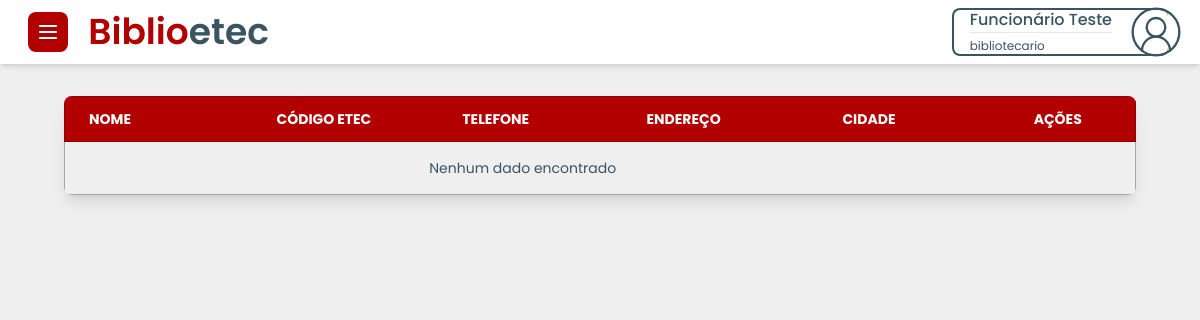
Before: /Dev/DevSidebar/list/listaescolaNew.php (signed in) with the older database file.
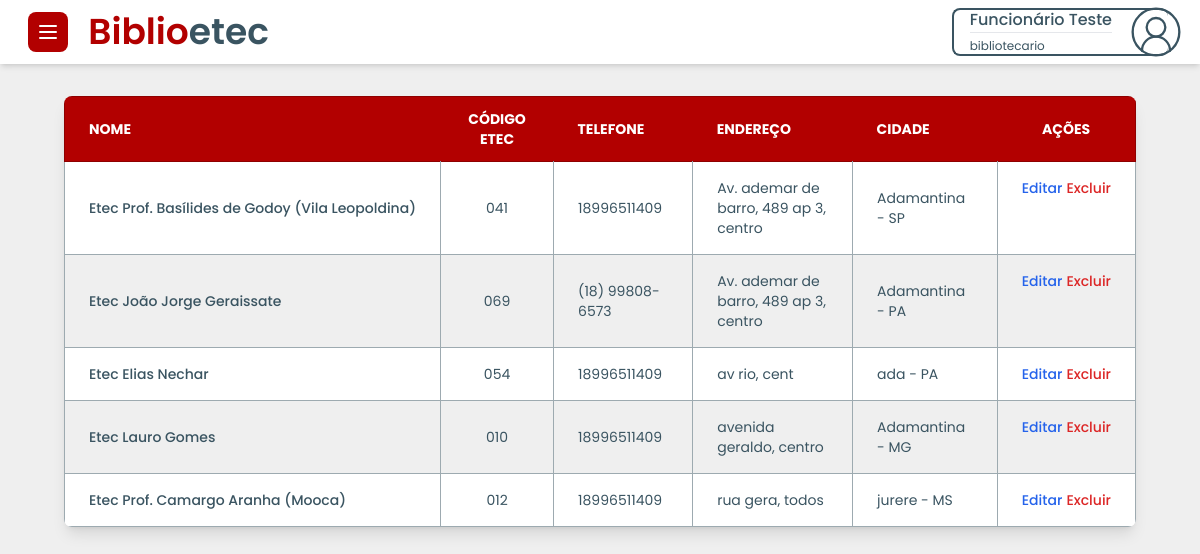
After: the same page with the newer database file.
### tables this page shows
CREATE TABLE `tbescola` (
  `codigo` int(11) NOT NULL,
  `nome_escola` text NOT NULL,
  `tipoEscola` varchar(220) NOT NULL,
  `codigo_escola` varchar(50) NOT NULL,
  `endereco` text NOT NULL,
  `bairro` text NOT NULL,
  `cidade` text NOT NULL,
  `estado` char(100) NOT NULL,
  `cnpj` char(14) NOT NULL,
  `telefone` text DEFAULT NULL,
  `celular` text NOT NULL,
  `email` varchar(220) NOT NULL,
  `cep` varchar(20) NOT NULL,
  `numero` varchar(100) NOT NULL,
  `cadastrado_por` varchar(220) NOT NULL,
  `data_cadastro` datetime NOT NULL
);

### Dev/DevSidebar/list/listaescolaNew.php (the view, shortened to what the changed rows need)
<?php
 include("../../../conexao/conexao.php");
?>
<!DOCTYPE html>
<html lang="pt-br">
<head>
    <script src="https://cdn.tailwindcss.com"></script>
    <link href="https://cdn.jsdelivr.net/npm/flowbite@2.5.1/dist/flowbite.min.css" rel="stylesheet" />
    <link rel="stylesheet" href="../../DevCss/defaults.css">
</head>
<body>
    <main class="mx-1 sm:mx-16 my-8">
        <div class="relative overflow-x-auto shadow-lg rounded-lg">
            <table class="min-w-full text-sm text-left rtl:text-right text-[var(--secondary)]">
                <thead class="text-sm text-white uppercase bg-[var(--primary)] border border-[var(--primary-emphasis)]">
                    <tr class="">
                        <th scope="col" class="px-6 py-3">Nome</th>
                        <th scope="col" class="px-6 py-3 text-center">Código Etec</th>
                        <th scope="col" class="px-6 py-3">Telefone</th>
                        <th scope="col" class="px-6 py-3">Endereço</th>
                        <th scope="col" class="px-6 py-3">Cidade</th>
                        <th scope="col" class="px-6 py-3 text-center">Ações</th>
                    </tr>
                </thead>
                <tbody class="border border-[var(--grey)]">
                <?php
                    $sql = "SELECT codigo, nome_escola, endereco, bairro, cidade, estado, telefone, codigo_escola FROM tbescola";
                    $result = mysqli_query($conn, $sql);
                    if (mysqli_num_rows($result) > 0) {
                        while($row = mysqli_fetch_assoc($result)) {
                            $codigoEtecFormatado = substr($row["codigo_escola"], 0,3);
                            $enderecoFormatado = $row["endereco"] . ", " . $row["bairro"];
                            $cidadeEstado = $row["cidade"] . " - " . $row["estado"];
                            echo '
                            <tr class="odd:bg-white even:bg-[var(--off-white)] border-b border-[var(--grey)]">
                                <th scope="row" class="px-4 py-1 md:px-6 md:py-4 min-h-24 md:min-h-10 font-medium text-[var(--secondary)] whitespace-nowrap border-r border-[var(--grey)]">
                                    ' . htmlspecialchars($row["nome_escola"]) . '
                                </th>
                                <td class="px-2 py-1 md:px-6 md:py-4 min-h-24 md:min-h-10 border-r border-[var(--grey)] text-center">' . htmlspecialchars($codigoEtecFormatado) . '</td>
                                <td class="px-4 py-1 md:px-6 md:py-4 min-h-24 md:min-h-10 border-r border-[var(--grey)]">' . htmlspecialchars($row["telefone"]) . '</td>
                                <td class="px-4 py-1 md:px-6 md:py-4 min-h-24 md:min-h-10 border-r border-[var(--grey)]">' . htmlspecialchars($enderecoFormatado) . '</td>
                                <td class="px-4 py-1 md:px-6 md:py-4 min-h-24 md:min-h-10 border-r border-[var(--grey)]">' . htmlspecialchars($cidadeEstado) . ' </td>
                                <td class="flex justify-between min-h-24 md:min-h-10 md:justify-evenly gap-1 px-4 py-1 md:px-6 md:py-4">
                                    <a href="../editar/editarEscola.php?codigo= '. urlencode($row["codigo"]) . '" class="font-medium text-blue-600 hover:underline">Editar</a>
                                   <form id="form-excluir" action="../excluir/excluirEscola.php" method="POST"><input value=' . urlencode($row["codigo"]) . ' readonly name="codigo" class="hidden"/> <button type="submit" class="font-medium text-red-600 hover:underline">Excluir</button></form>
                                </td>
                            </tr>';
                        }
                    } else {
                        echo '<tr><td colspan="5" class="text-center px-4 py-1 md:px-6 md:py-4">Nenhum dado encontrado</td></tr>';
                    }
                ?>
                </tbody>
            </table>
        </div>
    </main>
</body>
</html>

Changed rows visible on the page:
added tbescola: nome_escola "Etec Prof. Basílides de Godoy (Vila Leopoldina)", codigo_escola "041", telefone "18996511409", enderecoFormatado "Av. ademar de barro, 489 ap 3, centro", cidadeEstado "Adamantina - SP"
added tbescola: nome_escola "Etec João Jorge Geraissate", codigo_escola "069", telefone "(18) 99808-6573", enderecoFormatado "Av. ademar de barro, 489 ap 3, centro", cidadeEstado "Adamantina - PA"
added tbescola: nome_escola "Etec Elias Nechar", codigo_escola "054", telefone "18996511409", enderecoFormatado "av rio, cent", cidadeEstado "ada - PA"
added tbescola: nome_escola "Etec Lauro Gomes", codigo_escola "010", telefone "18996511409", enderecoFormatado "avenida geraldo, centro", cidadeEstado "Adamantina - MG"
added tbescola: nome_escola "Etec Prof. Camargo Aranha (Mooca)", codigo_escola "012", telefone "18996511409", enderecoFormatado "rua gera, todos", cidadeEstado "jurere - MS"
Other visible differences:
text no longer shown: "Nenhum dado encontrado"
